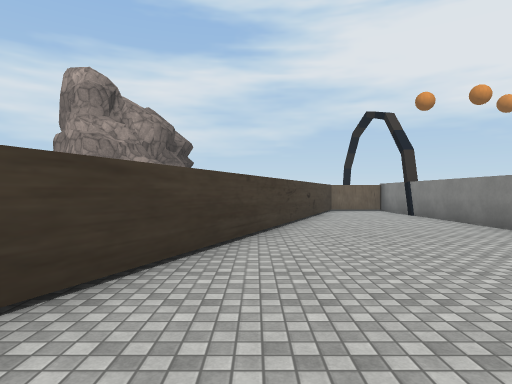
[1] (above)

16 first-person views from a walk through a Unity game level. The camera is 1.5 m above the floor, looks level and sees 75° across. The floor is counted in squares, 2 m on a side. Each view is taken from the middle of a square. On the plan, view 1 faces up. The plan holds only what a view shows up to about 11 squares ahead; the rest is blank. The place goes on beyond the plan. The player character is not drawn. Door leaves are left out, so doorways stand open. Some surface patterns are stand-ins.

[2]
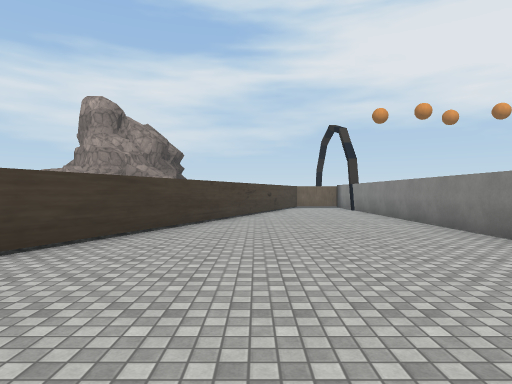

[3]
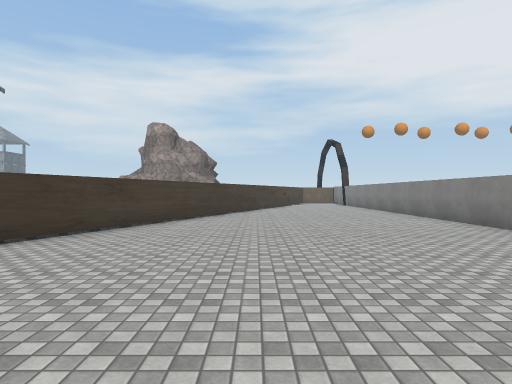

[4]
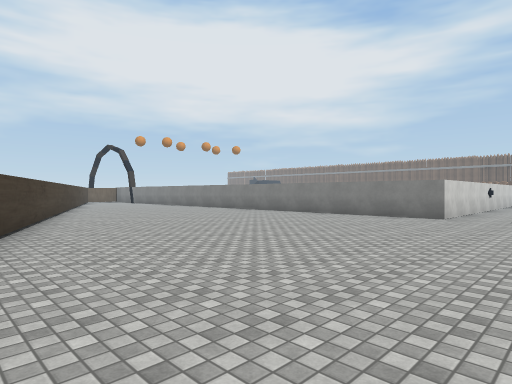

[5]
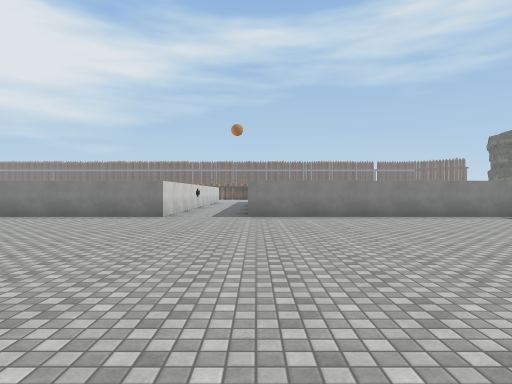

[6]
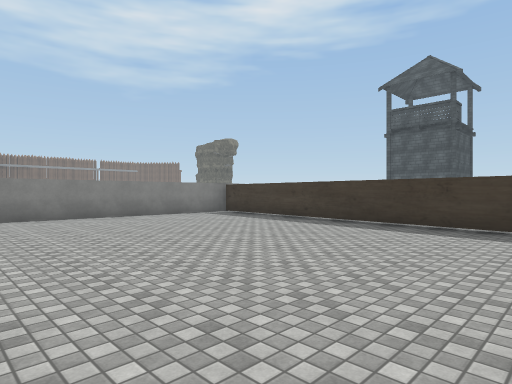

[7]
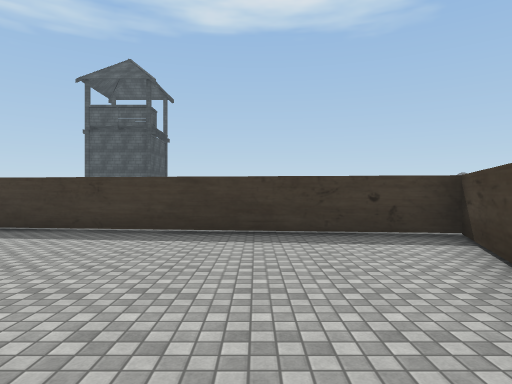

[8]
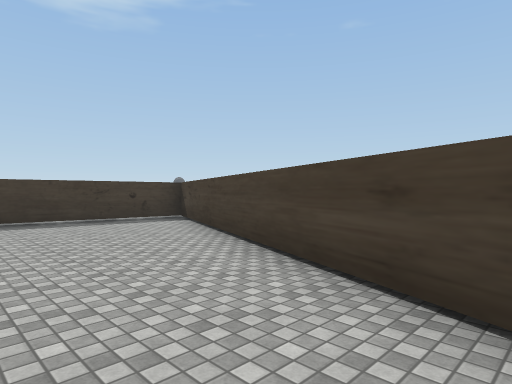

[9]
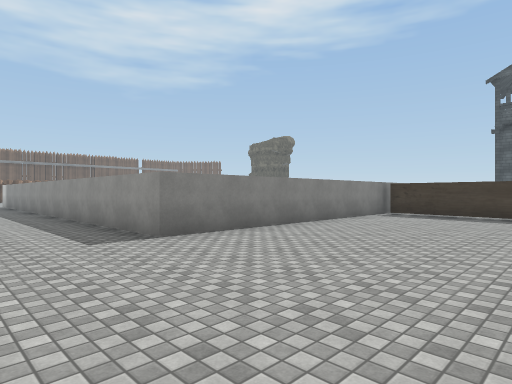

[10]
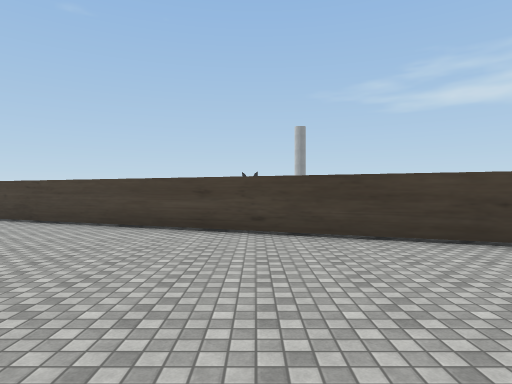

[11]
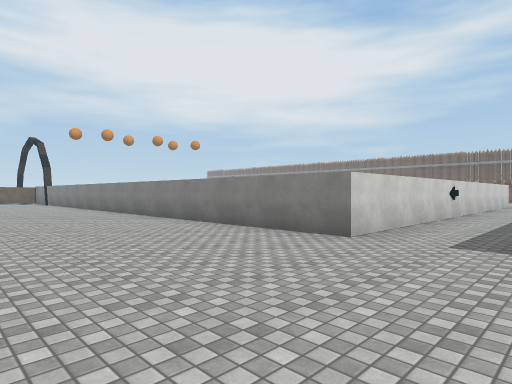

[12]
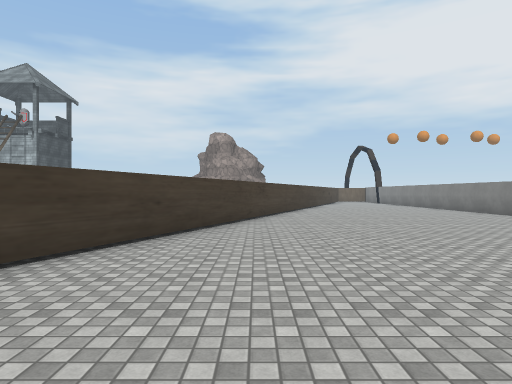

[13]
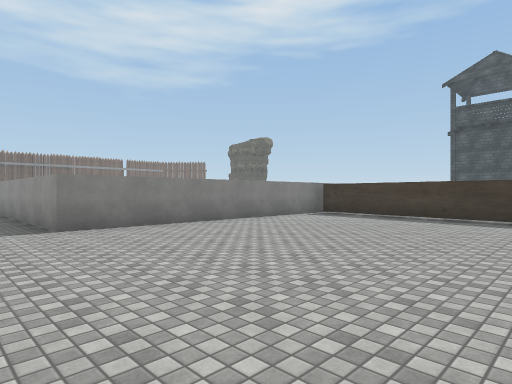

[14]
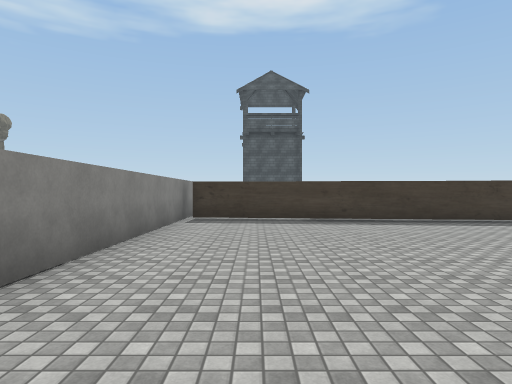

[15]
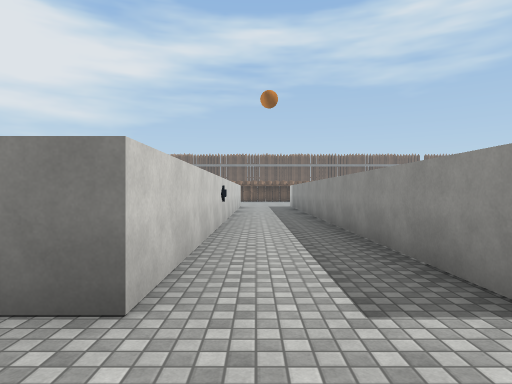

[16]
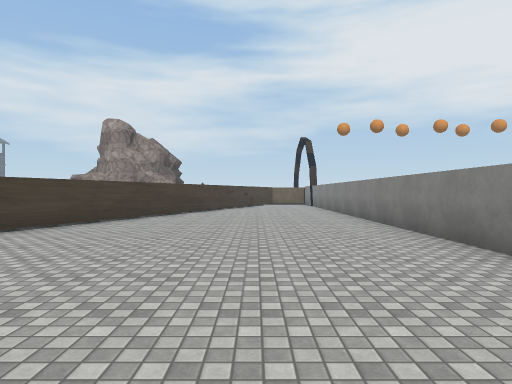

### Floor plan
Points are (right, up) in squares from view 1. A wall is a line through its corners. A room is listed if a view was taken in it or the views show most of it. See-through windows are left out.
Room 1 (views 1, 2, 3, 4, 5, 6, 7, 8, 9, 10, 11, 12, 13, 14, 15, 16)
walls: (5, -8.2) (5, 10.5); (5, -19) (5, -10.8); (1.9, 10.4) (-9.5, -17.6) (4.8, -19.1)
ways out: open door at (5, -9.5) to room 2
Room 2 (no view inside)
walls: (12.5, -8.2) (5, -8.2); (5, -10.8) (12.5, -10.8)
ways out: open door at (5, -9.5) to room 1

Where each view was taken, in squares from view 1:
view 1: 0 up, 0 right, facing up
view 2: 3 down, 1 right, facing up
view 3: 8 down, 0 right, facing up
view 4: 11 down, 5 left, facing up-right
view 5: 11 down, 5 left, facing right
view 6: 11 down, 5 left, facing down-right
view 7: 12 down, 6 left, facing down
view 8: 9 down, 4 left, facing down-left
view 9: 8 down, 0 right, facing down-right
view 10: 9 down, 0 right, facing left
view 11: 11 down, 0 right, facing up-right
view 12: 11 down, 3 left, facing up
view 13: 9 down, 2 left, facing down-right
view 14: 10 down, 3 right, facing down
view 15: 9 down, 3 right, facing right
view 16: 7 down, 2 right, facing up
